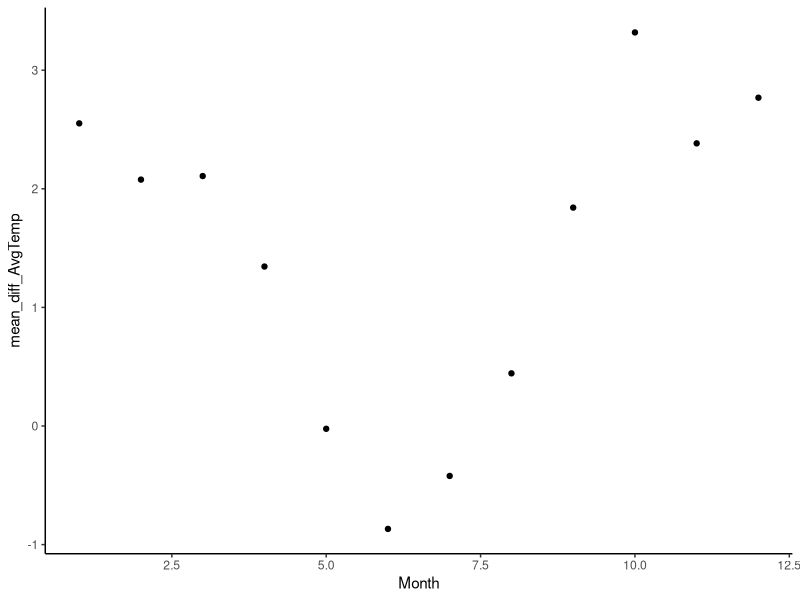
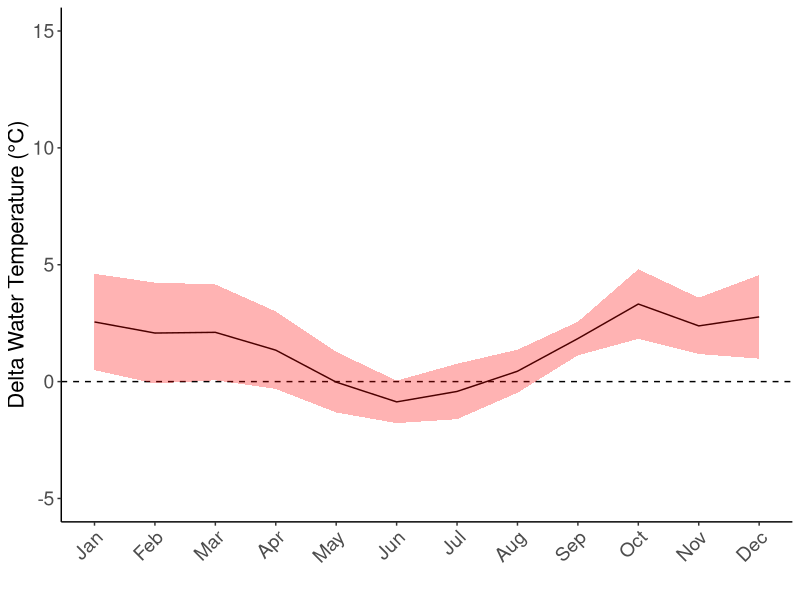
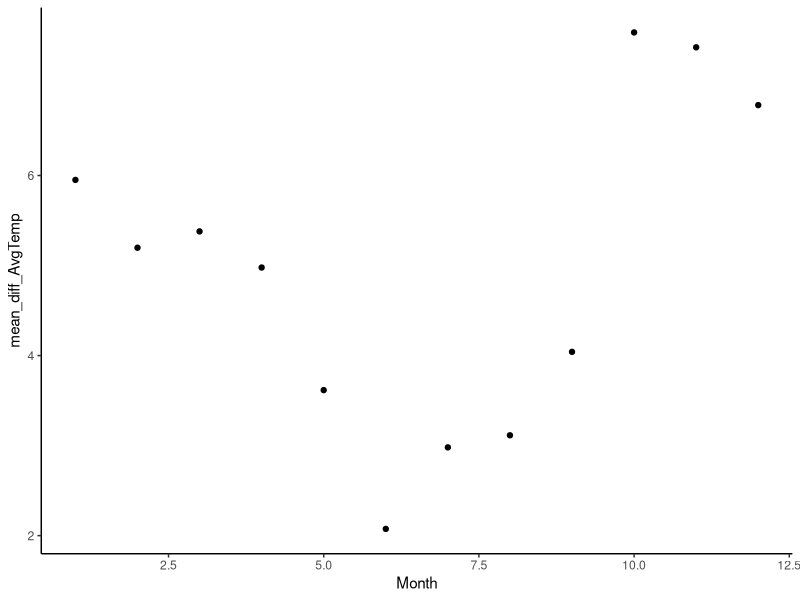
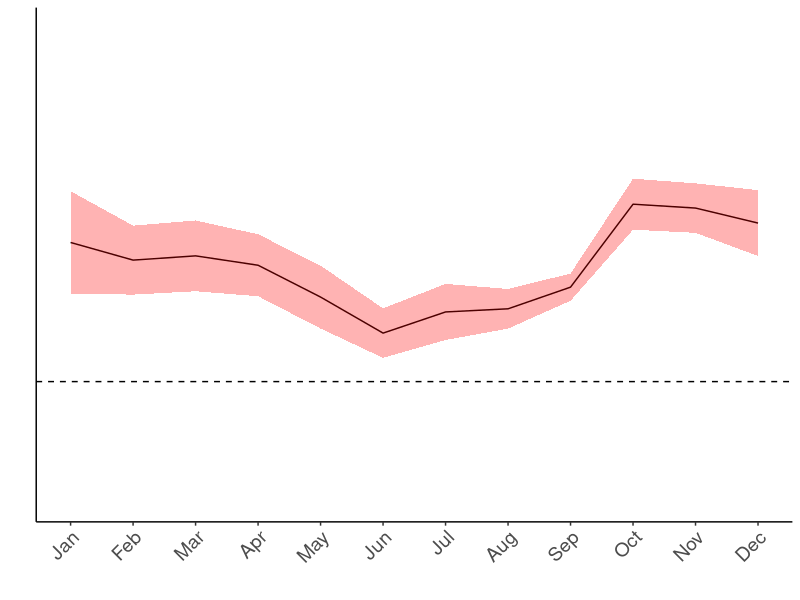
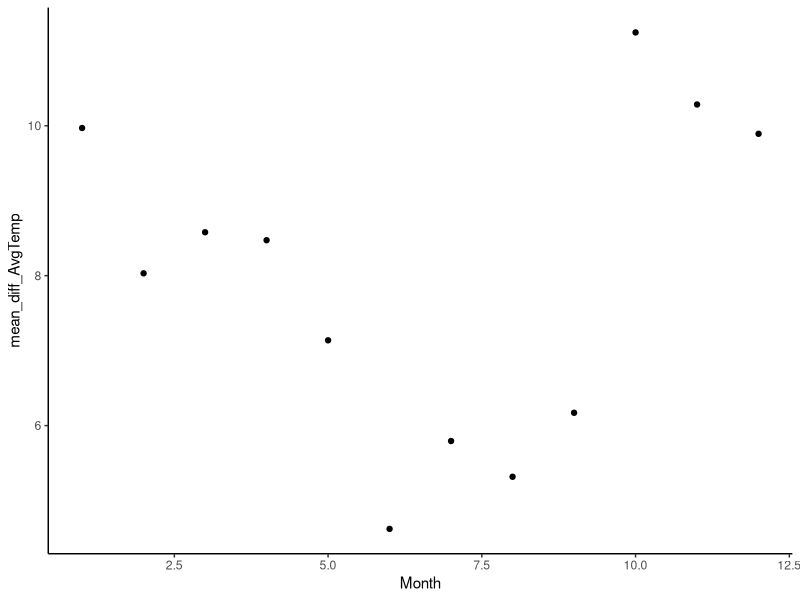
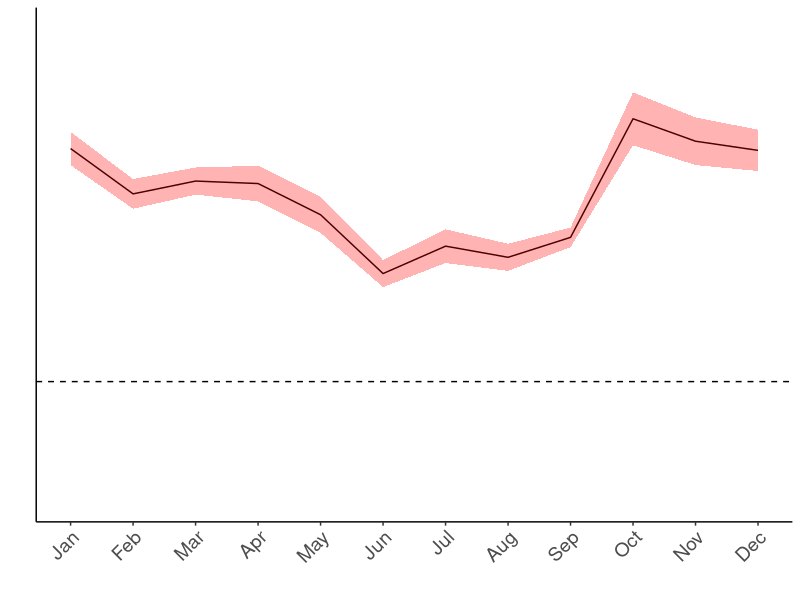
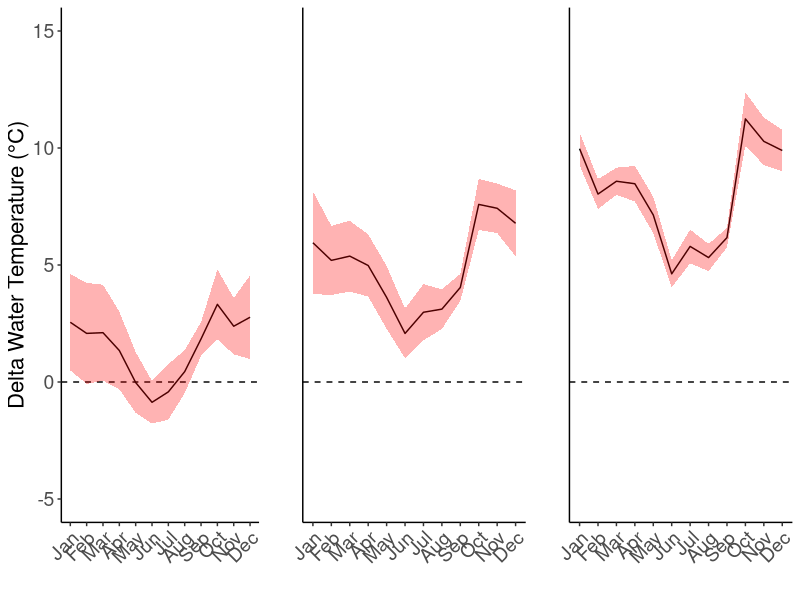
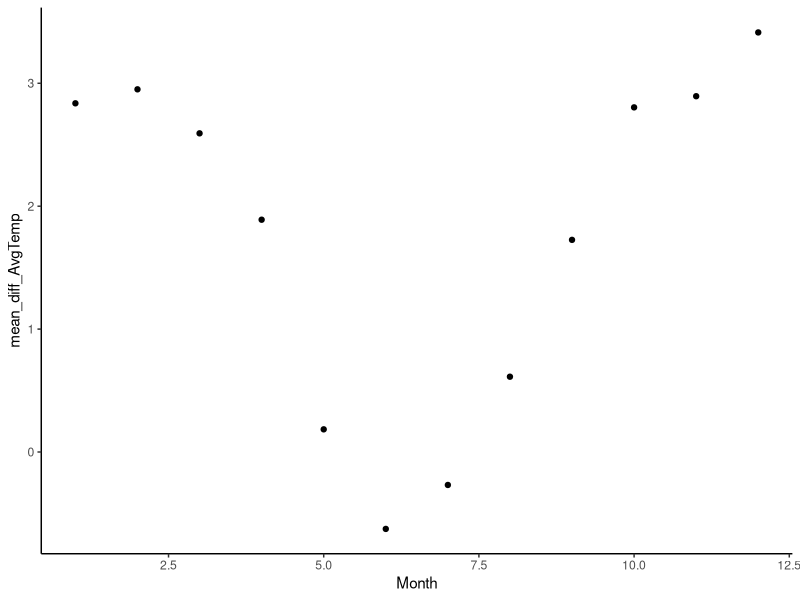

R code for these plots, in order:
## ---- chunk 1

rm(list = ls())

library(ggplot2)
library(ggpubr)
## ---- chunk 2
#2030
MonthlyStatsCRD45_2030 <- read.csv("Corr_MonthlyStatsCRD45_2030.csv") 
MonthlyStatsCRD85_2030 <- read.csv("Corr_MonthlyStatsCRD85_2030.csv") 

#2060
MonthlyStatsCRD45_2060 <- read.csv("Corr_MonthlyStatsCRD45_2060.csv") 
MonthlyStatsCRD85_2060 <- read.csv("Corr_MonthlyStatsCRD85_2060.csv") 

#2090
MonthlyStatsCRD45_2090 <- read.csv("Corr_MonthlyStatsCRD45_2090.csv") 
MonthlyStatsCRD85_2090 <- read.csv("Corr_MonthlyStatsCRD85_2090.csv") 

## ---- chunk 3
# 2. Monthly averages across ponds
ggplot(data = MonthlyStatsCRD85_2030, aes(x = Month)) +
  geom_point(aes(y = mean_diff_AvgTemp)) +
  theme_classic()

# Convert Month from character to numeric to ensure proper ordering in ggplot
MonthlyStatsCRD85_2030$Month <- as.numeric(MonthlyStatsCRD85_2030$Month)

# Plot using ggplot
MonthlyStatsCRD85_2030Plot <- ggplot(data = MonthlyStatsCRD85_2030, aes(x = Month)) +
  geom_line(aes(y = mean_diff_AvgTemp)) +  # Point plot with mean values
  geom_hline(yintercept = 0, linetype = "dashed", color = "black") +  # Horizontal dashed line at y = 0
  geom_ribbon(aes(ymin = mean_diff_AvgTemp - sd_diff_AvgTemp, ymax = mean_diff_AvgTemp + sd_diff_AvgTemp), fill = "red", alpha = 0.3) +  # Ribbon for positive and negative error based on sd values
  scale_x_continuous(breaks = 1:12, labels = month.abb) +  # Adjust x-axis labels to show month abbreviations
  ylim(-5,15)+
  theme_classic() +
  labs(x = "", y = "Delta Water Temperature (°C)") +
  theme(axis.text.x = element_text(angle = 45, hjust = 1)) +
  theme(axis.title = element_text(size = 16),
        axis.text = element_text(size = 14))
MonthlyStatsCRD85_2030Plot
## ---- chunk 4
# 2. Monthly averages across ponds
ggplot(data = MonthlyStatsCRD85_2060, aes(x = Month)) +
  geom_point(aes(y = mean_diff_AvgTemp)) +
  theme_classic()

# Convert Month from character to numeric to ensure proper ordering in ggplot
MonthlyStatsCRD85_2060$Month <- as.numeric(MonthlyStatsCRD85_2060$Month)

# Plot using ggplot
MonthlyStatsCRD85_2060Plot <- ggplot(data = MonthlyStatsCRD85_2060, aes(x = Month)) +
  geom_line(aes(y = mean_diff_AvgTemp)) +  # Point plot with mean values
  geom_hline(yintercept = 0, linetype = "dashed", color = "black") +  # Horizontal dashed line at y = 0
  geom_ribbon(aes(ymin = mean_diff_AvgTemp - sd_diff_AvgTemp, ymax = mean_diff_AvgTemp + sd_diff_AvgTemp), fill = "red", alpha = 0.3) +  # Ribbon for positive and negative error based on sd values
  scale_x_continuous(breaks = 1:12, labels = month.abb) +  # Adjust x-axis labels to show month abbreviations
  ylim(-5,15)+
  theme_classic() +
  labs(x = "", y = "") +
  theme(axis.text.x = element_text(angle = 45, hjust = 1)) +
  theme(axis.title = element_text(size = 16),
        axis.text = element_text(size = 14))+
  theme(axis.text.y = element_blank(),  # Remove Y-axis tick mark labels
        axis.ticks.y = element_blank())
MonthlyStatsCRD85_2060Plot
## ---- chunk 5
# 2. Monthly averages across ponds
ggplot(data = MonthlyStatsCRD85_2090, aes(x = Month)) +
  geom_point(aes(y = mean_diff_AvgTemp)) +
  theme_classic()

# Convert Month from character to numeric to ensure proper ordering in ggplot
MonthlyStatsCRD85_2090$Month <- as.numeric(MonthlyStatsCRD85_2090$Month)

# Plot using ggplot
MonthlyStatsCRD85_2090Plot <- ggplot(data = MonthlyStatsCRD85_2090, aes(x = Month)) +
  geom_line(aes(y = mean_diff_AvgTemp)) +  # Point plot with mean values
  geom_hline(yintercept = 0, linetype = "dashed", color = "black") +  # Horizontal dashed line at y = 0
  geom_ribbon(aes(ymin = mean_diff_AvgTemp - sd_diff_AvgTemp, ymax = mean_diff_AvgTemp + sd_diff_AvgTemp), fill = "red", alpha = 0.3) +  # Ribbon for positive and negative error based on sd values
  scale_x_continuous(breaks = 1:12, labels = month.abb) +  # Adjust x-axis labels to show month abbreviations
  ylim(-5,15)+
  theme_classic() +
  theme(axis.text.x = element_text(angle = 45, hjust = 1)) +
  labs(x = "", y = "") +
  theme(axis.title = element_text(size = 16),
        axis.text = element_text(size = 14))+
  theme(axis.text.y = element_blank(),  # Remove Y-axis tick mark labels
        axis.ticks.y = element_blank())
MonthlyStatsCRD85_2090Plot
## ---- chunk 6
ggarrange(MonthlyStatsCRD85_2030Plot, MonthlyStatsCRD85_2060Plot, MonthlyStatsCRD85_2090Plot, ncol = 3)
## ---- chunk 7
# 2. Monthly averages across ponds
ggplot(data = MonthlyStatsCRD45_2030, aes(x = Month)) +
  geom_point(aes(y = mean_diff_AvgTemp)) +
  theme_classic()

# Convert Month from character to numeric to ensure proper ordering in ggplot
MonthlyStatsCRD45_2030$Month <- as.numeric(MonthlyStatsCRD45_2030$Month)

# Plot using ggplot
MonthlyStatsCRD45_2030Plot <- ggplot(data = MonthlyStatsCRD45_2030, aes(x = Month)) +
  geom_line(aes(y = mean_diff_AvgTemp)) +  # Point plot with mean values
  geom_hline(yintercept = 0, linetype = "dashed", color = "black") +  # Horizontal dashed line at y = 0
  geom_ribbon(aes(ymin = mean_diff_AvgTemp - sd_diff_AvgTemp, ymax = mean_diff_AvgTemp + sd_diff_AvgTemp), fill = "blue", alpha = 0.3) +  # Ribbon for positive and negative error based on sd values
  scale_x_continuous(breaks = 1:12, labels = month.abb) +  # Adjust x-axis labels to show month abbreviations
  ylim(-5,15)+
  theme_classic() +
  labs(x = "", y = "Delta Water Temperature (°C)") +
  theme(axis.text.x = element_text(angle = 45, hjust = 1)) +
  theme(axis.title = element_text(size = 16),
        axis.text = element_text(size = 14))
MonthlyStatsCRD45_2030Plot
## ---- chunk 8
# 2. Monthly averages across ponds
ggplot(data = MonthlyStatsCRD45_2060, aes(x = Month)) +
  geom_point(aes(y = mean_diff_AvgTemp)) +
  theme_classic()

# Convert Month from character to numeric to ensure proper ordering in ggplot
MonthlyStatsCRD45_2060$Month <- as.numeric(MonthlyStatsCRD45_2060$Month)

# Plot using ggplot
MonthlyStatsCRD45_2060Plot <- ggplot(data = MonthlyStatsCRD45_2060, aes(x = Month)) +
  geom_line(aes(y = mean_diff_AvgTemp)) +  # Point plot with mean values
  geom_hline(yintercept = 0, linetype = "dashed", color = "black") +  # Horizontal dashed line at y = 0
  geom_ribbon(aes(ymin = mean_diff_AvgTemp - sd_diff_AvgTemp, ymax = mean_diff_AvgTemp + sd_diff_AvgTemp), fill = "blue", alpha = 0.3) +  # Ribbon for positive and negative error based on sd values
  scale_x_continuous(breaks = 1:12, labels = month.abb) +  # Adjust x-axis labels to show month abbreviations
  ylim(-5,15)+
  theme_classic() +
  labs(x = "", y = "") +
  theme(axis.text.x = element_text(angle = 45, hjust = 1)) +
  theme(axis.title = element_text(size = 16),
        axis.text = element_text(size = 14))+
  theme(axis.text.y = element_blank(),  # Remove Y-axis tick mark labels
        axis.ticks.y = element_blank())
MonthlyStatsCRD45_2060Plot
## ---- chunk 9
# 2. Monthly averages across ponds
ggplot(data = MonthlyStatsCRD45_2090, aes(x = Month)) +
  geom_point(aes(y = mean_diff_AvgTemp)) +
  theme_classic()

# Convert Month from character to numeric to ensure proper ordering in ggplot
MonthlyStatsCRD45_2090$Month <- as.numeric(MonthlyStatsCRD45_2090$Month)

# Plot using ggplot
MonthlyStatsCRD45_2090Plot <- ggplot(data = MonthlyStatsCRD45_2090, aes(x = Month)) +
  geom_line(aes(y = mean_diff_AvgTemp)) +  # Point plot with mean values
  geom_hline(yintercept = 0, linetype = "dashed", color = "black") +  # Horizontal dashed line at y = 0
  geom_ribbon(aes(ymin = mean_diff_AvgTemp - sd_diff_AvgTemp, ymax = mean_diff_AvgTemp + sd_diff_AvgTemp), fill = "blue", alpha = 0.3) +  # Ribbon for positive and negative error based on sd values
  scale_x_continuous(breaks = 1:12, labels = month.abb) +  # Adjust x-axis labels to show month abbreviations
  ylim(-5,15)+
  theme_classic() +
  theme(axis.text.x = element_text(angle = 45, hjust = 1)) +
  labs(x = "", y = "") +
  theme(axis.title = element_text(size = 16),
        axis.text = element_text(size = 14))+
  theme(axis.text.y = element_blank(),  # Remove Y-axis tick mark labels
        axis.ticks.y = element_blank())
MonthlyStatsCRD45_2090Plot
## ---- chunk 10
ggarrange(MonthlyStatsCRD45_2030Plot, MonthlyStatsCRD45_2060Plot, MonthlyStatsCRD45_2090Plot, ncol = 3)
## ---- chunk 11
MonthlyStatsCRD_2030Plot <- ggplot() +
  geom_line(data = MonthlyStatsCRD45_2030, aes(x = Month, y = mean_diff_AvgTemp, color = "4.5")) +
  geom_line(data = MonthlyStatsCRD85_2030, aes(x = Month, y = mean_diff_AvgTemp, color = "8.5")) +
  geom_hline(yintercept = 0, linetype = "dashed", color = "black") +
  geom_ribbon(data = MonthlyStatsCRD45_2030, aes(x = Month, ymin = mean_diff_AvgTemp - sd_diff_AvgTemp, ymax = mean_diff_AvgTemp + sd_diff_AvgTemp), fill = "blue", alpha = 0.3) +
  geom_ribbon(data = MonthlyStatsCRD85_2030, aes(x = Month, ymin = mean_diff_AvgTemp - sd_diff_AvgTemp, ymax = mean_diff_AvgTemp + sd_diff_AvgTemp), fill = "red", alpha = 0.3) +
  scale_x_continuous(breaks = 1:12, labels = month.abb) +
  ylim(-5, 15) +
  theme_classic() +
  labs(x = "", y = "Delta Water Temperature (°C)", color = "RCP") +  # Setting legend title
  theme(axis.text.x = element_text(angle = 45, hjust = 1),
        axis.title = element_text(size = 20),
        axis.text = element_text(size = 18)) +
  scale_color_manual(values = c("4.5" = "blue", "8.5" = "red"), labels = c("4.5", "8.5")) +  # Adjusting color scale
  theme(legend.position = "none")  # Removing the legend

MonthlyStatsCRD_2030Plot
## ---- chunk 12
MonthlyStatsCRD_2060Plot <- ggplot() +
  geom_line(data = MonthlyStatsCRD45_2060, aes(x = Month, y = mean_diff_AvgTemp, color = "4.5")) +
  geom_line(data = MonthlyStatsCRD85_2060, aes(x = Month, y = mean_diff_AvgTemp, color = "8.5")) +
  geom_hline(yintercept = 0, linetype = "dashed", color = "black") +
  geom_ribbon(data = MonthlyStatsCRD45_2060, aes(x = Month, ymin = mean_diff_AvgTemp - sd_diff_AvgTemp, ymax = mean_diff_AvgTemp + sd_diff_AvgTemp), fill = "blue", alpha = 0.3) +
  geom_ribbon(data = MonthlyStatsCRD85_2060, aes(x = Month, ymin = mean_diff_AvgTemp - sd_diff_AvgTemp, ymax = mean_diff_AvgTemp + sd_diff_AvgTemp), fill = "red", alpha = 0.3) +
  scale_x_continuous(breaks = 1:12, labels = month.abb) +
  ylim(-5, 15) +
  theme_classic() +
  labs(x = "", y = "", color = "RCP") + # Setting legend title
  theme(axis.text.x = element_text(angle = 45, hjust = 1),
        axis.title = element_text(size = 20),
        axis.text = element_text(size = 18))+
  theme(axis.text.y = element_blank(),  # Remove Y-axis tick mark labels
        axis.ticks.y = element_blank()) +
  scale_color_manual(values = c("4.5" = "blue", "8.5" = "red"), labels = c("4.5", "8.5")) + # Adjusting color scale  
  theme(legend.position = "none")  # Removing the legend

MonthlyStatsCRD_2060Plot
## ---- chunk 13
MonthlyStatsCRD_2090Plot <- ggplot() +
  geom_line(data = MonthlyStatsCRD45_2090, aes(x = Month, y = mean_diff_AvgTemp, color = "4.5")) +
  geom_line(data = MonthlyStatsCRD85_2090, aes(x = Month, y = mean_diff_AvgTemp, color = "8.5")) +
  geom_hline(yintercept = 0, linetype = "dashed", color = "black") +
  geom_ribbon(data = MonthlyStatsCRD45_2090, aes(x = Month, ymin = mean_diff_AvgTemp - sd_diff_AvgTemp, ymax = mean_diff_AvgTemp + sd_diff_AvgTemp), fill = "blue", alpha = 0.3) +
  geom_ribbon(data = MonthlyStatsCRD85_2090, aes(x = Month, ymin = mean_diff_AvgTemp - sd_diff_AvgTemp, ymax = mean_diff_AvgTemp + sd_diff_AvgTemp), fill = "red", alpha = 0.3) +
  scale_x_continuous(breaks = 1:12, labels = month.abb) +
  ylim(-5, 15) +
  theme_classic() +
  labs(x = "", y = "", color = "RCP") + #setting the legend title
  theme(axis.title = element_text(size = 20),
        axis.text = element_text(size = 18))+
  theme(axis.text.x = element_text(angle = 45, hjust = 1),
        axis.text.y = element_blank(),  # Remove Y-axis tick mark labels
        axis.ticks.y = element_blank())+
  scale_color_manual(values = c("4.5" = "blue", "8.5" = "red"), labels = c("4.5", "8.5")) + # Adjusting color scale  
  theme(legend.position = "none")  # Removing the legend

MonthlyStatsCRD_2090Plot
## ---- chunk 14
MonthlyStatsCRD <- ggarrange(MonthlyStatsCRD_2030Plot, MonthlyStatsCRD_2060Plot, MonthlyStatsCRD_2090Plot, ncol = 3)
MonthlyStatsCRD
ggsave("Corr_DeltaMonthCRD.png", plot = MonthlyStatsCRD, width = 12, height = 3)
## ---- chunk 15
#2030
MonthlyStatsYF45_2030 <- read.csv("Corr_MonthlyStatsYF45_2030.csv") 
MonthlyStatsYF85_2030 <- read.csv("Corr_MonthlyStatsYF85_2030.csv") 

#2060
MonthlyStatsYF45_2060 <- read.csv("Corr_MonthlyStatsYF45_2060.csv") 
MonthlyStatsYF85_2060 <- read.csv("Corr_MonthlyStatsYF85_2060.csv") 

#2090
MonthlyStatsYF45_2090 <- read.csv("Corr_MonthlyStatsYF45_2090.csv") 
MonthlyStatsYF85_2090 <- read.csv("Corr_MonthlyStatsYF85_2090.csv") 

## ---- chunk 16
# 2. Monthly averages across ponds
ggplot(data = MonthlyStatsYF85_2030, aes(x = Month)) +
  geom_point(aes(y = mean_diff_AvgTemp)) +
  theme_classic()

# Convert Month from character to numeric to ensure proper ordering in ggplot
MonthlyStatsYF85_2030$Month <- as.numeric(MonthlyStatsYF85_2030$Month)

# Plot using ggplot
MonthlyStatsYF85_2030Plot <- ggplot(data = MonthlyStatsYF85_2030, aes(x = Month)) +
  geom_line(aes(y = mean_diff_AvgTemp)) +  # Point plot with mean values
  geom_hline(yintercept = 0, linetype = "dashed", color = "black") +  # Horizontal dashed line at y = 0
  geom_ribbon(aes(ymin = mean_diff_AvgTemp - sd_diff_AvgTemp, ymax = mean_diff_AvgTemp + sd_diff_AvgTemp), fill = "red", alpha = 0.3) +  # Ribbon for positive and negative error based on sd values
  scale_x_continuous(breaks = 1:12, labels = month.abb) +  # Adjust x-axis labels to show month abbreviations
  ylim(-5,15)+
  theme_classic() +
  labs(x = "", y = "Delta Water Temperature (°C)") +
  theme(axis.text.x = element_text(angle = 45, hjust = 1)) +
  theme(axis.title = element_text(size = 20),
        axis.text = element_text(size = 18))
MonthlyStatsYF85_2030Plot
## ---- chunk 17
# 2. Monthly averages across ponds
ggplot(data = MonthlyStatsYF85_2060, aes(x = Month)) +
  geom_point(aes(y = mean_diff_AvgTemp)) +
  theme_classic()

# Convert Month from character to numeric to ensure proper ordering in ggplot
MonthlyStatsYF85_2060$Month <- as.numeric(MonthlyStatsYF85_2060$Month)

# Plot using ggplot
MonthlyStatsYF85_2060Plot <- ggplot(data = MonthlyStatsYF85_2060, aes(x = Month)) +
  geom_line(aes(y = mean_diff_AvgTemp)) +  # Point plot with mean values
  geom_hline(yintercept = 0, linetype = "dashed", color = "black") +  # Horizontal dashed line at y = 0
  geom_ribbon(aes(ymin = mean_diff_AvgTemp - sd_diff_AvgTemp, ymax = mean_diff_AvgTemp + sd_diff_AvgTemp), fill = "red", alpha = 0.3) +  # Ribbon for positive and negative error based on sd values
  scale_x_continuous(breaks = 1:12, labels = month.abb) +  # Adjust x-axis labels to show month abbreviations
  ylim(-5,15)+
  theme_classic() +
  labs(x = "", y = "") +
  theme(axis.text.x = element_text(angle = 45, hjust = 1)) +
  theme(axis.title = element_text(size = 20),
        axis.text = element_text(size = 18))+
  theme(axis.text.y = element_blank(),  # Remove Y-axis tick mark labels
        axis.ticks.y = element_blank())
MonthlyStatsYF85_2060Plot
## ---- chunk 18
# 2. Monthly averages across ponds
ggplot(data = MonthlyStatsYF85_2090, aes(x = Month)) +
  geom_point(aes(y = mean_diff_AvgTemp)) +
  theme_classic()

# Convert Month from character to numeric to ensure proper ordering in ggplot
MonthlyStatsYF85_2090$Month <- as.numeric(MonthlyStatsYF85_2090$Month)

# Plot using ggplot
MonthlyStatsYF85_2090Plot <- ggplot(data = MonthlyStatsYF85_2090, aes(x = Month)) +
  geom_line(aes(y = mean_diff_AvgTemp)) +  # Point plot with mean values
  geom_hline(yintercept = 0, linetype = "dashed", color = "black") +  # Horizontal dashed line at y = 0
  geom_ribbon(aes(ymin = mean_diff_AvgTemp - sd_diff_AvgTemp, ymax = mean_diff_AvgTemp + sd_diff_AvgTemp), fill = "red", alpha = 0.3) +  # Ribbon for positive and negative error based on sd values
  scale_x_continuous(breaks = 1:12, labels = month.abb) +  # Adjust x-axis labels to show month abbreviations
  ylim(-5,15)+
  theme_classic() +
  theme(axis.text.x = element_text(angle = 45, hjust = 1)) +
  labs(x = "", y = "") +
  theme(axis.title = element_text(size = 20),
        axis.text = element_text(size = 18))+
  theme(axis.text.y = element_blank(),  # Remove Y-axis tick mark labels
        axis.ticks.y = element_blank())
MonthlyStatsYF85_2090Plot
## ---- chunk 19
ggarrange(MonthlyStatsYF85_2030Plot, MonthlyStatsYF85_2060Plot, MonthlyStatsYF85_2090Plot, ncol = 3)
## ---- chunk 20
# 2. Monthly averages across ponds
ggplot(data = MonthlyStatsYF45_2030, aes(x = Month)) +
  geom_point(aes(y = mean_diff_AvgTemp)) +
  theme_classic()

# Convert Month from character to numeric to ensure proper ordering in ggplot
MonthlyStatsYF45_2030$Month <- as.numeric(MonthlyStatsYF45_2030$Month)

# Plot using ggplot
MonthlyStatsYF45_2030Plot <- ggplot(data = MonthlyStatsYF45_2030, aes(x = Month)) +
  geom_line(aes(y = mean_diff_AvgTemp)) +  # Point plot with mean values
  geom_hline(yintercept = 0, linetype = "dashed", color = "black") +  # Horizontal dashed line at y = 0
  geom_ribbon(aes(ymin = mean_diff_AvgTemp - sd_diff_AvgTemp, ymax = mean_diff_AvgTemp + sd_diff_AvgTemp), fill = "blue", alpha = 0.3) +  # Ribbon for positive and negative error based on sd values
  scale_x_continuous(breaks = 1:12, labels = month.abb) +  # Adjust x-axis labels to show month abbreviations
  ylim(-5,15)+
  theme_classic() +
  labs(x = "", y = "Delta Water Temperature (°C)") +
  theme(axis.text.x = element_text(angle = 45, hjust = 1)) +
  theme(axis.title = element_text(size = 20),
        axis.text = element_text(size = 18))
MonthlyStatsYF45_2030Plot
## ---- chunk 21
# 2. Monthly averages across ponds
ggplot(data = MonthlyStatsYF45_2060, aes(x = Month)) +
  geom_point(aes(y = mean_diff_AvgTemp)) +
  theme_classic()

# Convert Month from character to numeric to ensure proper ordering in ggplot
MonthlyStatsYF45_2060$Month <- as.numeric(MonthlyStatsYF45_2060$Month)

# Plot using ggplot
MonthlyStatsYF45_2060Plot <- ggplot(data = MonthlyStatsYF45_2060, aes(x = Month)) +
  geom_line(aes(y = mean_diff_AvgTemp)) +  # Point plot with mean values
  geom_hline(yintercept = 0, linetype = "dashed", color = "black") +  # Horizontal dashed line at y = 0
  geom_ribbon(aes(ymin = mean_diff_AvgTemp - sd_diff_AvgTemp, ymax = mean_diff_AvgTemp + sd_diff_AvgTemp), fill = "blue", alpha = 0.3) +  # Ribbon for positive and negative error based on sd values
  scale_x_continuous(breaks = 1:12, labels = month.abb) +  # Adjust x-axis labels to show month abbreviations
  ylim(-5,15)+
  theme_classic() +
  labs(x = "", y = "") +
  theme(axis.text.x = element_text(angle = 45, hjust = 1)) +
  theme(axis.title = element_text(size = 20),
        axis.text = element_text(size = 18))+
  theme(axis.text.y = element_blank(),  # Remove Y-axis tick mark labels
        axis.ticks.y = element_blank())
MonthlyStatsYF45_2060Plot
## ---- chunk 22
# 2. Monthly averages across ponds
ggplot(data = MonthlyStatsYF45_2090, aes(x = Month)) +
  geom_point(aes(y = mean_diff_AvgTemp)) +
  theme_classic()

# Convert Month from character to numeric to ensure proper ordering in ggplot
MonthlyStatsYF45_2090$Month <- as.numeric(MonthlyStatsYF45_2090$Month)

# Plot using ggplot
MonthlyStatsYF45_2090Plot <- ggplot(data = MonthlyStatsYF45_2090, aes(x = Month)) +
  geom_line(aes(y = mean_diff_AvgTemp)) +  # Point plot with mean values
  geom_hline(yintercept = 0, linetype = "dashed", color = "black") +  # Horizontal dashed line at y = 0
  geom_ribbon(aes(ymin = mean_diff_AvgTemp - sd_diff_AvgTemp, ymax = mean_diff_AvgTemp + sd_diff_AvgTemp), fill = "blue", alpha = 0.3) +  # Ribbon for positive and negative error based on sd values
  scale_x_continuous(breaks = 1:12, labels = month.abb) +  # Adjust x-axis labels to show month abbreviations
  ylim(-5,15)+
  theme_classic() +
  theme(axis.text.x = element_text(angle = 45, hjust = 1)) +
  labs(x = "", y = "") +
  theme(axis.title = element_text(size = 20),
        axis.text = element_text(size = 18))+
  theme(axis.text.y = element_blank(),  # Remove Y-axis tick mark labels
        axis.ticks.y = element_blank())
MonthlyStatsYF45_2090Plot
## ---- chunk 23
ggarrange(MonthlyStatsYF45_2030Plot, MonthlyStatsYF45_2060Plot, MonthlyStatsYF45_2090Plot, ncol = 3)
## ---- chunk 24
MonthlyStatsYF_2030Plot <- ggplot() +
  geom_line(data = MonthlyStatsYF45_2030, aes(x = Month, y = mean_diff_AvgTemp, color = "4.5")) +
  geom_line(data = MonthlyStatsYF85_2030, aes(x = Month, y = mean_diff_AvgTemp, color = "8.5")) +
  geom_hline(yintercept = 0, linetype = "dashed", color = "black") +
  geom_ribbon(data = MonthlyStatsYF45_2030, aes(x = Month, ymin = mean_diff_AvgTemp - sd_diff_AvgTemp, ymax = mean_diff_AvgTemp + sd_diff_AvgTemp), fill = "blue", alpha = 0.3) +
  geom_ribbon(data = MonthlyStatsYF85_2030, aes(x = Month, ymin = mean_diff_AvgTemp - sd_diff_AvgTemp, ymax = mean_diff_AvgTemp + sd_diff_AvgTemp), fill = "red", alpha = 0.3) +
  scale_x_continuous(breaks = 1:12, labels = month.abb) +
  ylim(-5, 15) +
  theme_classic() +
  labs(x = "", y = "Delta Water Temperature (°C)", color = "RCP") +  # Setting legend title
  theme(axis.text.x = element_text(angle = 45, hjust = 1),
        axis.title = element_text(size = 20),
        axis.text = element_text(size = 18)) +
  scale_color_manual(values = c("4.5" = "blue", "8.5" = "red"), labels = c("4.5", "8.5")) +  # Adjusting color scale
  theme(legend.position = "none")  # Removing the legend

MonthlyStatsYF_2030Plot
## ---- chunk 25
MonthlyStatsYF_2060Plot <- ggplot() +
  geom_line(data = MonthlyStatsYF45_2060, aes(x = Month, y = mean_diff_AvgTemp, color = "4.5")) +
  geom_line(data = MonthlyStatsYF85_2060, aes(x = Month, y = mean_diff_AvgTemp, color = "8.5")) +
  geom_hline(yintercept = 0, linetype = "dashed", color = "black") +
  geom_ribbon(data = MonthlyStatsYF45_2060, aes(x = Month, ymin = mean_diff_AvgTemp - sd_diff_AvgTemp, ymax = mean_diff_AvgTemp + sd_diff_AvgTemp), fill = "blue", alpha = 0.3) +
  geom_ribbon(data = MonthlyStatsYF85_2060, aes(x = Month, ymin = mean_diff_AvgTemp - sd_diff_AvgTemp, ymax = mean_diff_AvgTemp + sd_diff_AvgTemp), fill = "red", alpha = 0.3) +
  scale_x_continuous(breaks = 1:12, labels = month.abb) +
  ylim(-5, 15) +
  theme_classic() +
  labs(x = "", y = "", color = "RCP") + # Setting legend title
  theme(axis.text.x = element_text(angle = 45, hjust = 1),
        axis.title = element_text(size = 20),
        axis.text = element_text(size = 18))+
  theme(axis.text.y = element_blank(),  # Remove Y-axis tick mark labels
        axis.ticks.y = element_blank()) +
  scale_color_manual(values = c("4.5" = "blue", "8.5" = "red"), labels = c("4.5", "8.5")) + # Adjusting color scale  
  theme(legend.position = "none")  # Removing the legend

MonthlyStatsYF_2060Plot
## ---- chunk 26
MonthlyStatsYF_2090Plot <- ggplot() +
  geom_line(data = MonthlyStatsYF45_2090, aes(x = Month, y = mean_diff_AvgTemp, color = "4.5")) +
  geom_line(data = MonthlyStatsYF85_2090, aes(x = Month, y = mean_diff_AvgTemp, color = "8.5")) +
  geom_hline(yintercept = 0, linetype = "dashed", color = "black") +
  geom_ribbon(data = MonthlyStatsYF45_2090, aes(x = Month, ymin = mean_diff_AvgTemp - sd_diff_AvgTemp, ymax = mean_diff_AvgTemp + sd_diff_AvgTemp), fill = "blue", alpha = 0.3) +
  geom_ribbon(data = MonthlyStatsYF85_2090, aes(x = Month, ymin = mean_diff_AvgTemp - sd_diff_AvgTemp, ymax = mean_diff_AvgTemp + sd_diff_AvgTemp), fill = "red", alpha = 0.3) +
  scale_x_continuous(breaks = 1:12, labels = month.abb) +
  ylim(-5, 15) +
  theme_classic() +
  labs(x = "", y = "", color = "RCP") + #setting the legend title
  theme(axis.title = element_text(size = 20),
        axis.text = element_text(size = 18))+
  theme(axis.text.x = element_text(angle = 45, hjust = 1),
        axis.text.y = element_blank(),  # Remove Y-axis tick mark labels
        axis.ticks.y = element_blank())+
  scale_color_manual(values = c("4.5" = "blue", "8.5" = "red"), labels = c("4.5", "8.5")) + # Adjusting color scale  
  theme(legend.position = "none")  # Removing the legend

MonthlyStatsYF_2090Plot
## ---- chunk 27
# Combine plots into a panel with one legend
library(ggpubr)
MonthlyStatsYF <- ggarrange(
  MonthlyStatsYF_2030Plot,
  MonthlyStatsYF_2060Plot,
  MonthlyStatsYF_2090Plot,
  ncol = 3,
  common.legend = TRUE,  # Ensure common legend
  legend = "bottom"  # Position the legend to the right of the panel
)

# Save the combined plo
ggsave("Corr_DeltaMonthYF.png", plot = MonthlyStatsYF, width = 12, height = 4)

## ---- chunk 28
library(ggplot2)
library(ggpubr)

# Define a function to remove the legend
remove_legend <- function(plot) {
  plot + theme(legend.position = "none")
}

# Modify the MonthlyStatsYF_2060Plot with a customized legend title and position
MonthlyStatsYF_2060PlotWithLegend <- MonthlyStatsYF_2060Plot +
  guides(color = guide_legend(
    title = NULL,
    override.aes = list(size = 2) # Increase the line size in the legend
  )) +
  theme(
    legend.position = c(0.95, 0.98), # Adjust x and y coordinates for position (farther up)
    legend.justification = c(1, 1), # Adjust justification to position the legend correctly
    legend.text = element_text(size = 24) # Increase the legend text size (3 times the default size)
  )
# Combine all plots
combined_plot <- ggarrange(
  remove_legend(MonthlyStatsCRD_2030Plot),
  remove_legend(MonthlyStatsCRD_2060Plot),
  remove_legend(MonthlyStatsCRD_2090Plot),
  remove_legend(MonthlyStatsYF_2030Plot),
  MonthlyStatsYF_2060PlotWithLegend, # Plot with the legend
  remove_legend(MonthlyStatsYF_2090Plot),
  ncol = 3, nrow = 2,
  common.legend = FALSE
)

combined_plot

# Save the combined plot
ggsave("Corr_DeltaMonth_Combined.png", combined_plot, width = 15, height = 10)

